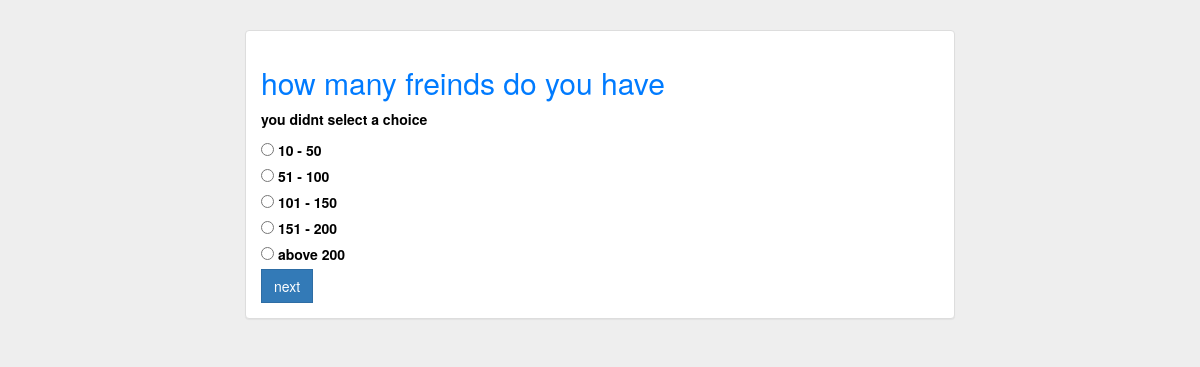
The app's page /16/answer-question/ with its own data.
### questionnaire/models.py (models this page shows, shortened)
class Question(models.Model):
	text = models.CharField(max_length = 255)
	questionnaire = models.ForeignKey(Questionnaire, on_delete=models.CASCADE, related_name="questions")

class Choice(models.Model):
	text = models.CharField(max_length = 255)
	question = models.ForeignKey(Question, on_delete=models.CASCADE, related_name='choices')
	vote = models.IntegerField(default = 0)

### questionnaire/views.py (the view, shortened to what this page needs)
# urls.py: path('<int:question_id>/answer-question/', views.vote, name='vote'),
def vote(request, question_id):
    question = get_object_or_404(Question, pk=question_id)
    try:
        selected_choice = question.choices.get(pk=request.POST['choice'])
    except(KeyError, Choice.DoesNotExist):
        return render(request, 'vote/vote.html',
        {
            'question':question,
            'error_message': "you didnt select a choice"
        })

### questionnaire/templates/vote/vote.html (shortened to what this page needs)
{% load static %}
<!DOCTYPE html>
<html>
<head>
  <link rel="stylesheet" href="{% static 'css/bootstrap.min.css' %}"/>
  <link rel="stylesheet" href="{% static 'css/bootstrap3.min.css' %}"/>
  <link rel="stylesheet" href="{% static 'css/main.css' %}"/>
</head>
<body>
<div class="container pt-5">
	<div class="col-md-8 offset-md-2">
		 <div class="panel panel-default">
        <div class=" panel-body">
    <h2 class=text-primary>{{ question.text }}</h2>
   <p class="text-danger"> {% if error_message %}</p>
    <p><strong>{{ error_message }}</strong></p>{% endif %}
    <form action="{% url 'vote' question.id %}" method="post">
        {% csrf_token %} {% for choice in question.choices.all %}
        <input type="radio" name="choice" id="choice{{ forloop.counter }}" value="{{ choice.id }}" />
        <label for="choice{{ forloop.counter }}">{{ choice.text }}</label><br /> {% endfor %}
        <button type="submit" class="btn btn-primary">  next </button>
    </form>
</div>

### static/css/main.css (style rules this page uses)
body { background-color: #eee; }
.panel { background-color: white; color: black; }
.btn { border-radius: 0px; }

### records on screen
Question: text "how many freinds do you have"
Choice: text "10 - 50"
Choice: text "51 - 100"
Choice: text "101 - 150"
Choice: text "151 - 200"
Choice: text "above 200"

### other values on screen
{{ error_message }} "you didnt select a choice"
